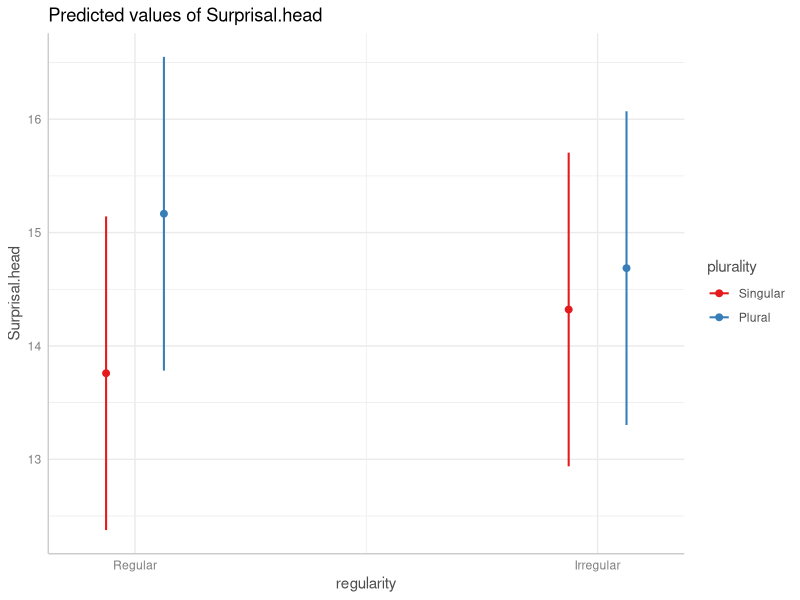

Write R code to recreate this figure.
library(lme4)
library(lmerTest)
library(dplyr)

setwd("C:/Users/Admin/Desktop/Dissertação/código/satistics_PiC/Statistics_PiC/results_experiment_3")
### change this file according to the location of this folder. 

# Load data
dat <- read.csv("results_experiment_3_gpt_2_10M.csv", check.names = TRUE)

# Fix categories and factors.
# Creased two new columns for the conditions Regularity and Plurality. 
dat <- dat %>% 
  mutate(
    regularity = ifelse(grepl("Irregular", Category), "Irregular", "Regular"),
    plurality  = ifelse(grepl("Plural", Category), "Plural", "Singular"),
    regularity = factor(regularity, levels = c("Regular", "Irregular")),
    plurality  = factor(plurality,  levels = c("Singular", "Plural")) 
  )
# Taking the example of the first line: regularity = ifelse(grepl("Irregular", Category), "Irregular", "Regular")
# regularity = .... creating/overwriting the column regularity.
# ifelse(test, value_if_TRUE, value_if_FALSE): vectorized “if”.
# grepl("Irregular", Category): checks each row’s Category text; returns TRUE if it contains the substring "Irregular", else FALSE.
# "Irregular", "Regular"  what gets assigned when TRUE,FALSE in the "if", in the column of the regularity. 


# --- CHANGES YOU ASKED FOR (contrasts + numeric variables) ---
contrasts(dat$regularity) <- c(-0.5, 0.5)
contrasts(dat$plurality)  <- c(-0.5, 0.5)

dat$regularity_num <- ifelse(dat$regularity == "Regular", -0.5, 0.5)
dat$plurality_num  <- ifelse(dat$plurality  == "Singular", -0.5, 0.5)
# -----------------------------------------------------------


# Create 'set' and 'pair'. Creates two new columns for the set and pair. 
dat <- dat %>%
  mutate(
    set = case_when(
      Non.Head %in% c("goose","geese","swan","swans") ~ "set_goose_swan",
      Non.Head %in% c("ox","oxen","cow","cows") ~ "set_ox_cow",
      Non.Head %in% c("louse","lice","flea","fleas") ~ "set_louse_flea",
      Non.Head %in% c("mouse","mice","rat","rats") ~ "set_mouse_rat",
      Non.Head %in% c("foot","feet","leg","legs") ~ "set_foot_leg",
      Non.Head %in% c("tooth","teeth","bone","bones") ~ "set_tooth_bone",
      Non.Head %in% c("child","children","adult","adults") ~ "set_child_adult",
      Non.Head %in% c("woman","women","girl","girls") ~ "set_woman_girl",
      Non.Head %in% c("man","men","boy","boys") ~ "set_man_boy",
      Non.Head %in% c("salesman","salesmen","retailer","retailers") ~ "set_salesman_retailer",
      Non.Head %in% c("nobleman","noblemen","aristocrat","aristocrats") ~ "set_nobleman_aristocrat",
      Non.Head %in% c("boatman","boatmen","shipmate","shipmates") ~ "set_boatman_shipmate",
      Non.Head %in% c("craftsman","craftsmen","labourer","labourers") ~ "set_craftsman_labourer",
      Non.Head %in% c("fireman","firemen","lifeguard","lifeguards") ~ "set_fireman_lifeguard",
      
      TRUE ~ NA_character_ # for rows that don't match the search above. 
    )
  )
# %in% : Is this value in this list?
# ~ : if the left side is true, assign the right side in the new column. 


### MODEL SELECTION LOGIC

# Define Random Slopes (factor-coded, correlated)
rs <- c("",
        " + regularity",
        " + plurality",
        " + regularity + plurality",
        " + regularity * plurality")

rs_set  <- sapply(rs, \(x) paste0("(1", x, " | set)")) |> unname()
rs_head <- sapply(rs, \(x) paste0("(1", x, " | Head)")) |> unname()

# Numeric (uncorrelated) options
rs_num <- c(" + regularity_num",
            " + plurality_num",
            " + regularity_num + plurality_num",
            " + regularity_num * plurality_num")

# allow intercept-only, OR numeric slopes with ||
rs_set_uncorr  <- c("(1 | set)",  sapply(rs_num, \(x) paste0("(1", x, " || set)"))  |> unname())
rs_head_uncorr <- c("(1 | Head)", sapply(rs_num, \(x) paste0("(1", x, " || Head)")) |> unname())


### Convergence and singularity check. 
hasConverged <- function (mm) {
  if ( !inherits(mm, "merMod")) stop("Error: must pass a lmerMod object")
  if (is.null(unlist(mm@optinfo$conv$lme4))) {
    return(1)   # converged
  } else {
    if (isSingular(mm)) return(0) # singular (boundary)
    return(-1) # did not converge (non-singular)
  }
}

### Fitting each model and obtaining the respective AIC. 
fit_model_safe <- function(fml){
  out <- tryCatch({
    m <- lmer(fml, dat, REML = FALSE)
    list(
      AIC = as.numeric(AIC(m)),
      convergence = hasConverged(m),
      error = NA_character_
    )
  }, error = function(e){
    list(
      AIC = NA_real_,
      convergence = -99,
      error = conditionMessage(e)
    )
  })
  out
}

# helper: build formulas from random-effects strings
build_formulas <- function(re_strings){
  sapply(
    re_strings,
    \(x) as.formula(paste0("Surprisal.head ~ 1 + regularity * plurality + ", x))
  ) |> unname()
}

# helper: fit a list and return a clean 1-row-per-model data.frame
fit_formula_list <- function(formulas, family_label){
  rows <- vector("list", length(formulas))
  for(i in seq_along(formulas)){
    res <- fit_model_safe(formulas[[i]])
    rows[[i]] <- data.frame(
      AIC = res$AIC,
      convergence = res$convergence,
      formula = paste(deparse(formulas[[i]]), collapse = " "),
      family = family_label,
      error = res$error,
      stringsAsFactors = FALSE
    )
  }
  do.call(rbind, rows)
}

# GROUP 1: CORRELATED set (|)  +  CORRELATED Head (|)
re_g1 <- apply(expand.grid(rs_set, rs_head), 1, \(x) paste(x, collapse = " + "))
fr_g1 <- build_formulas(re_g1)
df_g1 <- fit_formula_list(fr_g1, "set_|__Head_|")

# GROUP 2: UNCORRELATED set (||)  +  UNCORRELATED Head (||)
re_g2 <- apply(expand.grid(rs_set_uncorr, rs_head_uncorr), 1, \(x) paste(x, collapse = " + "))
re_g2 <- re_g2[re_g2 != "(1 | set) + (1 | Head)"]  # as you wanted
fr_g2 <- build_formulas(re_g2)
df_g2 <- fit_formula_list(fr_g2, "set_||__Head_||")

# GROUP 3: CORRELATED set (|)  +  UNCORRELATED Head (||)
re_g3 <- apply(expand.grid(rs_set, rs_head_uncorr), 1, \(x) paste(x, collapse = " + "))
re_g3 <- re_g3[re_g3 != "(1 | set) + (1 | Head)"]  # avoid duplicate baseline
fr_g3 <- build_formulas(re_g3)
df_g3 <- fit_formula_list(fr_g3, "set_|__Head_||")


# GROUP 4: UNCORRELATED set (||)  +  CORRELATED Head (|)
re_g4 <- apply(expand.grid(rs_set_uncorr, rs_head), 1, \(x) paste(x, collapse = " + "))
re_g4 <- re_g4[re_g4 != "(1 | set) + (1 | Head)"]  # avoid duplicate baseline
fr_g4 <- build_formulas(re_g4)
df_g4 <- fit_formula_list(fr_g4, "set_||__Head_|")

# FINAL: EXACTLY 97 MODELS (no duplicates), ordered by lowest AIC first, and showing ALL (even errors)

all_results <- rbind(df_g1, df_g2, df_g3, df_g4)

# keep one row per formula (baseline duplication)
all_results <- all_results[!duplicated(all_results$formula), ]

# sanity check: should be 97
cat("Total unique models:", nrow(all_results), "\n")

# order: NA AIC (errors) go to bottom
all_results <- all_results[order(is.na(all_results$AIC), all_results$AIC), ]

print(all_results)

####################################################################################

final_model <- lmer(
  Surprisal.head ~ 1 + regularity / plurality + (1 + regularity_num * plurality_num || set) + (1 + plurality_num || Head), 
  data = dat, 
  REML = TRUE
)

summary(final_model)

install.packages("ggeffects")
library(ggeffects)

ggemmeans(final_model, c("regularity", "plurality")) |> plot() ### obter confidence intervals à volta da diferença. 
